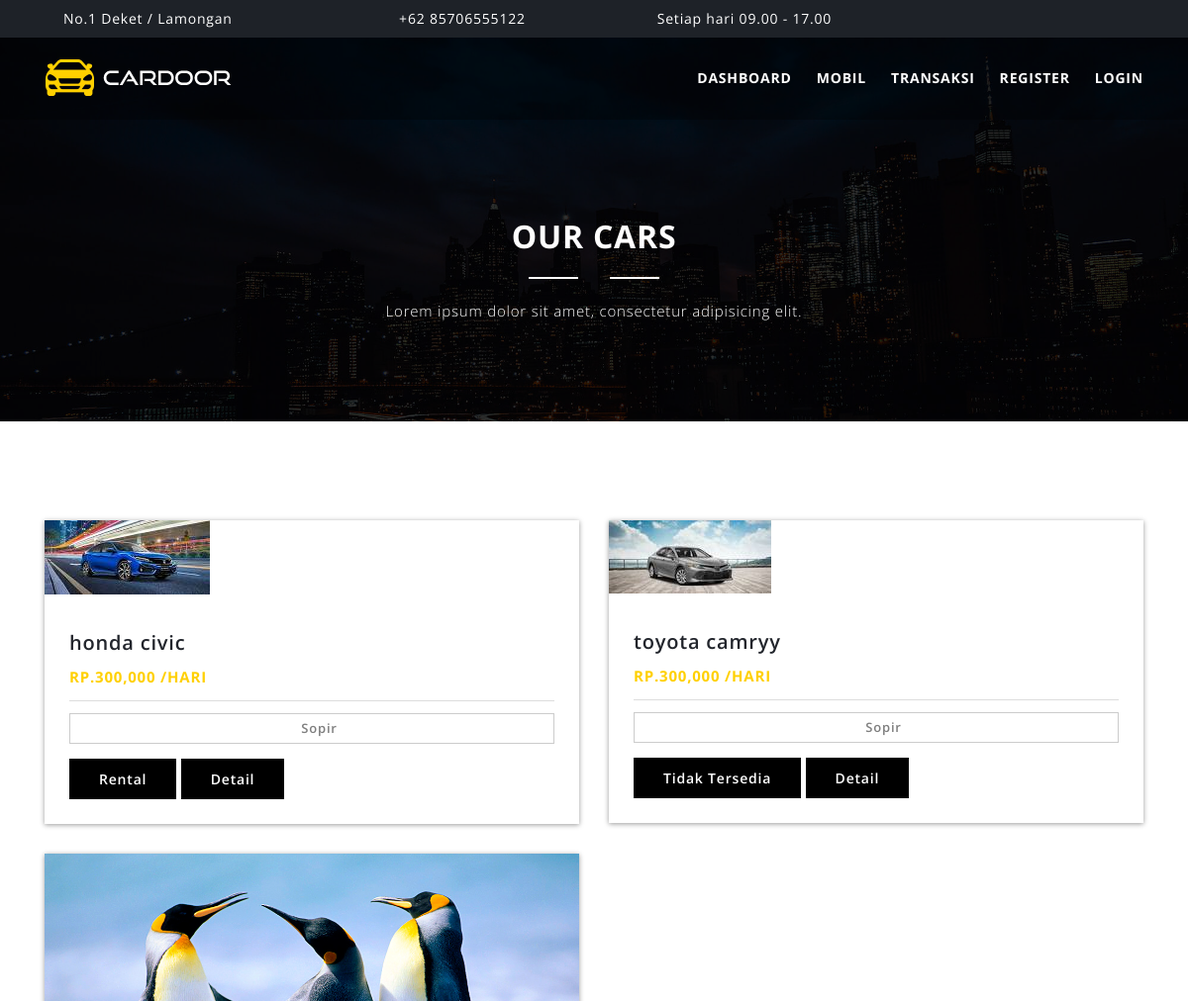
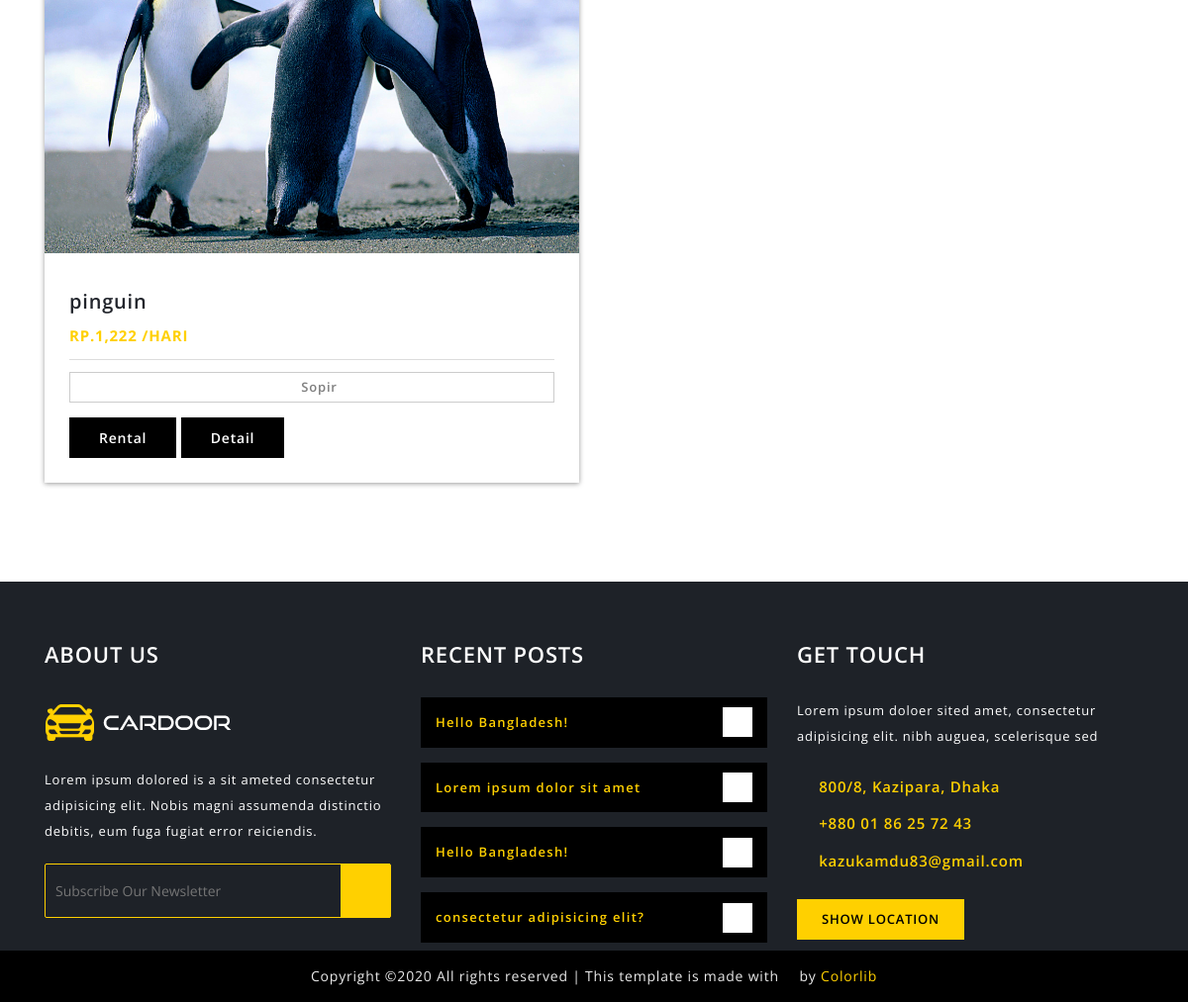
/index.php/customer/data_mobil, run on the app's committed database (2 pictures, top to bottom).
### tables this page shows
CREATE TABLE IF NOT EXISTS `mobil` (
`id_mobil` int(11) NOT NULL,
  `kode_type` varchar(120) NOT NULL,
  `merk` varchar(120) NOT NULL,
  `no_plat` varchar(20) NOT NULL,
  `warna` varchar(20) NOT NULL,
  `tahun` varchar(4) NOT NULL,
  `status` varchar(50) NOT NULL,
  `harga` int(11) NOT NULL,
  `denda` int(11) NOT NULL,
  `supir` int(11) NOT NULL,
  `gambar` varchar(255) NOT NULL
);

### application/controllers/customer/data_mobil.php (called while the page is built, shortened)
<?php
class Data_mobil extends CI_Controller
{
	public function index()
	{
		$data['mobil'] = $this->rental_model->get_data('mobil')->result();
		$this->load->view('templates_customer/header');
		$this->load->view('customer/data_mobil',$data);
		$this->load->view('templates_customer/footer');
	}
}
 ?>

### index.php (called while the page is built, shortened)
<?php
require_once BASEPATH.'core/CodeIgniter.php';

### application/models/Rental_model.php (called while the page is built, shortened)
<?php
class Rental_model extends CI_Model
{
	public function get_data($table)
	{
		return $this->db->get($table);
	}
}
 ?>

### application/views/customer/data_mobil.php (the view, shortened to what this page needs)
    <section id="page-title-area" class="section-padding overlay">
        <div class="container">
            <div class="row">
                <div class="col-lg-12">
                    <div class="section-title  text-center">
                        <h2>Our Cars</h2>
                        <span class="title-line"><i class="fa fa-car"></i></span>
                        <p>Lorem ipsum dolor sit amet, consectetur adipisicing elit.</p>
                    </div>
                </div>
            </div>
        </div>
    </section>
    <section id="car-list-area" class="section-padding">
        <div class="container">
            <div class="row">
                <div class="col-lg-12">
                    <div class="car-list-content">
                        <div class="row">
                            <?php foreach ($mobil as $mb) : ?>
                            <div class="col-lg-6 col-md-6">
                                <div class="single-car-wrap">
                                    <img src="<?php echo base_url('assets/upload/'.$mb->gambar) ?>">
                                    <div class="car-list-info without-bar">
                                        <h2><a href="#"><?php echo $mb->merk ?></a></h2>
                                        <h5>Rp.<?php echo number_format($mb->harga,0,',',',') ?> /Hari</h5>
                                        <ul class="car-info-list">
                                            <li><?php
                                                    if($mb->supir =="1"){
                                                        echo "<i class='fa fa-check-square text-warning'></i>";
                                                    }else{
                                                        echo "<i class='fa fa-times-circle text-danger'></i>";
                                               }?> Sopir
                                            </li>
                                        </ul>
                                        <?php
                                            if($mb->status == "1"){
                                                echo anchor('customer/rental/tambah_rental/'.$mb->id_mobil,'<span class="rent-btn">Rental</span>');
                                            } else{
                                                echo "<span class='rent-btn'>Tidak Tersedia</span>";
                                            }
                                         ?>
                                        <a href="<?php echo base_url('customer/data_mobil/detail_mobil/'.$mb->id_mobil) ?>" class="rent-btn">Detail</a>
                                    </div>
                                </div>
                            </div>
                        <?php endforeach; ?>
                        </div>
                    </div>
                </div>
            </div>
        </div>
    </section>
    <section id="footer-area">
        <div class="footer-widget-area">
            <div class="container">
                <div class="row">
                    <div class="col-lg-4 col-md-6">
                        <div class="single-footer-widget">
                            <h2>About Us</h2>
                            <div class="widget-body">
                                <img src="assets/img/logo.png" alt="JSOFT">
                                <p>Lorem ipsum dolored is a sit ameted consectetur adipisicing elit. Nobis magni assumenda distinctio debitis, eum fuga fugiat error reiciendis.</p>
                                <div class="newsletter-area">
                                    <form action="index.html">
                                        <input type="email" placeholder="Subscribe Our Newsletter">
                                        <button type="submit" class="newsletter-btn"><i class="fa fa-send"></i></button>
                                    </form>
                                </div>
                            </div>
                        </div>
                    </div>
                    <div class="col-lg-4 col-md-6">
                        <div class="single-footer-widget">
                            <h2>Recent Posts</h2>
                            <div class="widget-body">
                                <ul class="recent-post">
                                    <li>
                                        <a href="#">
                                           Hello Bangladesh!
                                           <i class="fa fa-long-arrow-right"></i>
                                       </a>
                                    </li>
                                    <li>
                                        <a href="#">
                                          Lorem ipsum dolor sit amet
                                           <i class="fa fa-long-arrow-right"></i>
                                       </a>
                                    </li>
                                    <li>
                                        <a href="#">
                                           Hello Bangladesh!
                                           <i class="fa fa-long-arrow-right"></i>
                                       </a>
                                    </li>
                                    <li>
                                        <a href="#">
                                            consectetur adipisicing elit?
                                           <i class="fa fa-long-arrow-right"></i>
                                       </a>
                                    </li>
                                </ul>
                            </div>
                        </div>
                    </div>
                    <div class="col-lg-4 col-md-6">
                        <div class="single-footer-widget">
                            <h2>get touch</h2>
                            <div class="widget-body">
                                <p>Lorem ipsum doloer sited amet, consectetur adipisicing elit. nibh auguea, scelerisque sed</p>
                                <ul class="get-touch">
                                    <li><i class="fa fa-map-marker"></i> 800/8, Kazipara, Dhaka</li>
                                    <li><i class="fa fa-mobile"></i> +880 01 86 25 72 43</li>
                                    <li><i class="fa fa-envelope"></i> kazukamdu83@gmail.com</li>
                                </ul>
                                <a href="https://goo.gl/maps/b5mt45MCaPB2" class="map-show" target="_blank">Show Location</a>
                    </div>
                </div>
            </div>
        </div>
    </div>
</div>

### application/views/templates_customer/header.php (shortened to what this page needs)
<!DOCTYPE html>
<html class="no-js" lang="zxx">
<head>
    <link href="<?php echo base_url('') ?>/assets/assets_shop/css/bootstrap.min.css" rel="stylesheet">
    <link href="<?php echo base_url('') ?>/assets/assets_shop/css/plugins/vegas.min.css" rel="stylesheet">
    <link href="<?php echo base_url('') ?>/assets/assets_shop/css/plugins/slicknav.min.css" rel="stylesheet">
    <link href="<?php echo base_url('') ?>/assets/assets_shop/css/plugins/magnific-popup.css" rel="stylesheet">
    <link href="<?php echo base_url('') ?>/assets/assets_shop/css/plugins/owl.carousel.min.css" rel="stylesheet">
    <link href="<?php echo base_url('') ?>/assets/assets_shop/css/plugins/gijgo.css" rel="stylesheet">
    <link href="<?php echo base_url('') ?>/assets/assets_shop/css/font-awesome.css" rel="stylesheet">
    <link href="<?php echo base_url('') ?>/assets/assets_shop/css/reset.css" rel="stylesheet">
    <link href="<?php echo base_url('') ?>/assets/assets_shop/css/style.css" rel="stylesheet">
    <link href="<?php echo base_url('') ?>/assets/assets_shop/css/responsive.css" rel="stylesheet">
</head>
<body class="loader-active">
    <header id="header-area" class="fixed-top">
        <div id="header-top" class="d-none d-xl-block">
            <div class="container">
                <div class="row">
                    <div class="col-lg-3 text-left">
                        <i class="fa fa-map-marker"></i> No.1 Deket / Lamongan
                    </div>
                    <div class="col-lg-3 text-center">
                        <i class="fa fa-mobile"></i> +62 85706555122
                    </div>
                    <div class="col-lg-3 text-center">
                        <i class="fa fa-clock-o"></i> Setiap hari 09.00 - 17.00
                    </div>
                    <div class="col-lg-3 text-right">
                        <div class="header-social-icons">
                            <a href="#"><i class="fa fa-behance"></i></a>
                            <a href="#"><i class="fa fa-pinterest"></i></a>
                            <a href="#"><i class="fa fa-facebook"></i></a>
                            <a href="#"><i class="fa fa-linkedin"></i></a>
                        </div>
                    </div>
                </div>
            </div>
        </div>
        <div id="header-bottom">
            <div class="container">
                <div class="row">
                    <div class="col-lg-4">
                        <a href="index2.html" class="logo">
                            <img src="<?php echo base_url() ?>assets/assets_shop/img/logo.png" alt="JSOFT">
                        </a>
                    </div>
                    <div class="col-lg-8 d-none d-xl-block">
                        <nav class="mainmenu alignright">
                            <ul>
                                <li class=""><a href="<?php echo base_url('customer/dashboard') ?>">Dashboard</a></li>
                                <li><a href="<?php echo base_url('customer/data_mobil') ?>">Mobil</a></li>
                                <li><a href="<?php echo base_url('customer/transaksi') ?>">Transaksi</a></li>
                                 <li><a href="<?php echo base_url('register') ?>">Register</a></li>
                                 <?php if($this->session->userdata('nama')){ ?>
                                     <li><a href="<?php echo base_url('auth/logout') ?>">Welcome <?php echo $this->session->userdata('nama') ?><span > || Logout</span></a></li>
                                 <?php } else {?>
                                    <li><a href="<?php echo base_url('auth/login') ?>">Login</a></li>
                                 <?php } ?>
                            </ul>
                        </nav>
                    </div>
                </div>
            </div>
        </div>
    </header>

### application/views/templates_customer/footer.php (shortened to what this page needs)
        <div class="footer-bottom-area fixed-bottom">
            <div class="container">
                <div class="row">
                    <div class="col-lg-12 text-center">
                        <p>
Copyright &copy;<script>document.write(new Date().getFullYear());</script> All rights reserved | This template is made with <i class="fa fa-heart-o" aria-hidden="true"></i> by <a href="https://colorlib.com" target="_blank">Colorlib</a>
</p>
                    </div>
                </div>
            </div>
        </div>
    </section>
</body>
</html>

### assets/assets_shop/css/responsive.css (style rules this page uses)
@media only screen and (min-width: 992px) { .single-pricing-table, .single-footer-widget { margin-bottom: 0; } }
@media only screen and (min-width: 992px) { .car-list-info { margin-left: -15px; } }
@media only screen and (min-width: 992px) { .car-list-content .col-lg-6:nth-child(3) .single-car-wrap { margin-bottom: 0; } }

### data on the page
mobil: gambar (picture), merk "honda civic", harga "300,000", supir 1 (drawn), id_mobil "Rental"
mobil: gambar (picture), merk "toyota camryy", harga "300,000", supir 1 (drawn), status "Tidak Tersedia"
mobil: gambar (picture), merk "pinguin", harga "1,222", supir 0 (drawn), id_mobil "Rental"
